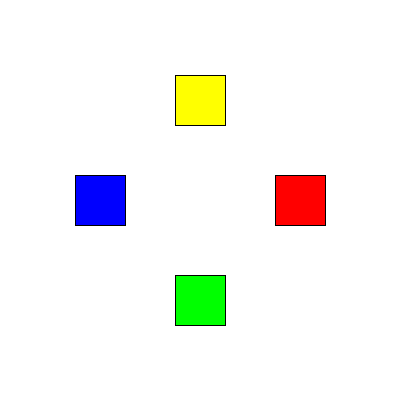
Frame 1 (no input)
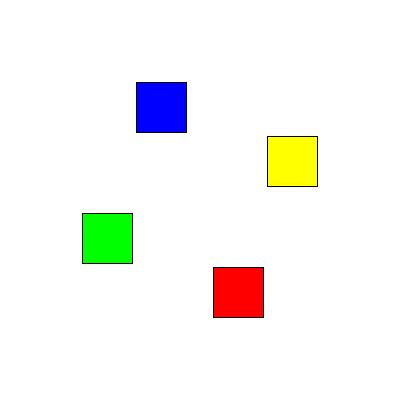
Frame 60 (the mouse pressed at the canvas centre just before this capture)
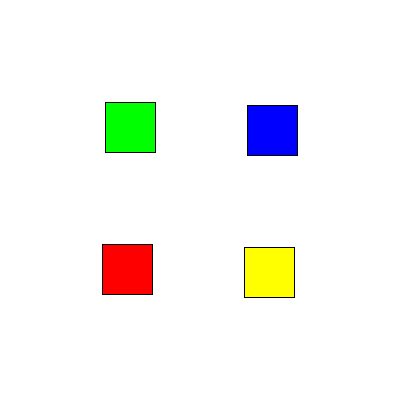
Frame 120 (the mouse held since frame 60 and released just before this capture)

The Processing sketch that drew these frames (run headless with seeded random() and noise(); from frame 60 on, the mouse is pressed at the canvas centre):

// Processing sketch: Tentativa_4QuadradoEixo
// ── Tentativa_4QuadradoEixo.pde
float angle1 = 0;
float angle2 = 0;
float angle3 = 0;
float angle4 = 0;
float squareSize = 50;
float distanceFromCenter = 100;

void setup() {
  size(400, 400);
}

void draw() {
  background(255);
  translate(width / 2, height / 2); // Posiciona o centro do sketch no centro da tela
  
  // Calcula as posições dos quadrados
  float x1 = cos(angle1) * distanceFromCenter;
  float y1 = sin(angle1) * distanceFromCenter;
  float x2 = cos(angle2 + PI / 2) * distanceFromCenter;
  float y2 = sin(angle2 + PI / 2) * distanceFromCenter;
  float x3 = cos(angle3 + PI) * distanceFromCenter;
  float y3 = sin(angle3 + PI) * distanceFromCenter;
  float x4 = cos(angle4 + 3 * PI / 2) * distanceFromCenter;
  float y4 = sin(angle4 + 3 * PI / 2) * distanceFromCenter;
  
  // Desenha os quadrados
  rectMode(CENTER);
  fill(255, 0, 0);
  rect(x1, y1, squareSize, squareSize);
  
  fill(0, 255, 0);
  rect(x2, y2, squareSize, squareSize);
  
  fill(0, 0, 255);
  rect(x3, y3, squareSize, squareSize);
  
  fill(255, 255, 0);
  rect(x4, y4, squareSize, squareSize);
  
  // Atualiza os ângulos para fazer os quadrados girarem
  float rotationSpeed = 0.02;
  angle1 += rotationSpeed;
  angle2 += rotationSpeed;
  angle3 += rotationSpeed;
  angle4 += rotationSpeed;
}
